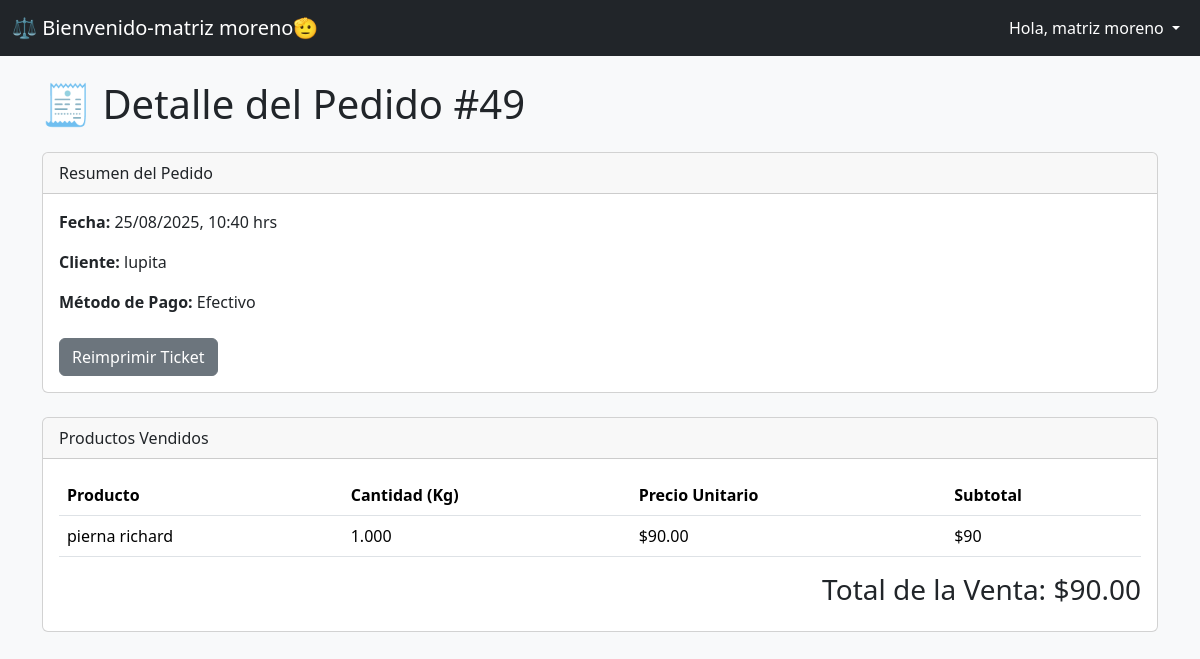
The app's page /reportes/pedido/49/ (signed in) with its own data.
### inventario/models.py (models this page shows, shortened)
class UserProfile(models.Model):
    user = models.OneToOneField(User, on_delete=models.CASCADE, related_name='profile')
    empresa = models.ForeignKey(Empresa, on_delete=models.CASCADE)

class Empresa(models.Model):
    nombre = models.CharField(max_length=100, unique=True)

class Pedido(models.Model):
    empresa = models.ForeignKey(Empresa, on_delete=models.CASCADE) # <-- NUEVO: El pedido pertenece a una empresa
    METODO_PAGO_CHOICES = [
        ('Efectivo', 'Efectivo'),
        ('Tarjeta', 'Tarjeta'),
    ]
    cliente = models.ForeignKey(Cliente, on_delete=models.SET_NULL, null=True, blank=True)
    fecha = models.DateTimeField(auto_now_add=True)
    total = models.DecimalField(max_digits=10, decimal_places=2)
    metodo_pago = models.CharField(max_length=10, choices=METODO_PAGO_CHOICES, default='Efectivo')

class Cliente(models.Model):
    empresa = models.ForeignKey(Empresa, on_delete=models.CASCADE) # <-- NUEVO: El cliente pertenece a una empresa
    nombre = models.CharField(max_length=100)
    telefono = models.CharField(max_length=20) # Ya no necesita ser 'unique' globalmente
    direccion = models.TextField(blank=True, null=True)

class PedidoItem(models.Model):
    pedido = models.ForeignKey(Pedido, related_name='items', on_delete=models.CASCADE)
    producto = models.ForeignKey(Producto, on_delete=models.PROTECT)
    cantidad = models.DecimalField(max_digits=10, decimal_places=3)
    precio_unitario = models.DecimalField(max_digits=10, decimal_places=2)

class Producto(models.Model):
    empresa = models.ForeignKey(Empresa, on_delete=models.CASCADE) # <-- NUEVO: El producto pertenece a una empresa
    nombre = models.CharField(max_length=100) # Ya no necesita ser 'unique' globalmente
    precio = models.DecimalField(max_digits=10, decimal_places=2)
    stock = models.DecimalField(max_digits=10, decimal_places=3)
    precio_mayoreo = models.DecimalField(max_digits=10, decimal_places=2, null=True, blank=True)
    mayoreo_desde_kg = models.DecimalField(max_digits=10, decimal_places=3, null=True, blank=True)

### inventario/views.py (the view)
# urls.py: path('reportes/pedido/<int:pedido_id>/', views.detalle_pedido, name='detalle-pedido'),
@login_required
def detalle_pedido(request, pedido_id):
    pedido = get_object_or_404(Pedido, id=pedido_id, empresa=request.user.profile.empresa)
    contexto = {'pedido': pedido}
    return render(request, 'inventario/detalle_pedido.html', contexto)

### inventario/templates/inventario/detalle_pedido.html (shortened to what this page needs)
{% extends "inventario/base.html" %}
{% block content %}
<h1 class="mb-4">🧾 Detalle del Pedido #{{ pedido.id }}</h1>
<div class="card mb-4">
    <div class="card-header">
        Resumen del Pedido
    </div>
    <div class="card-body">
        <p><strong>Fecha:</strong> {{ pedido.fecha|date:"d/m/Y, H:i" }} hrs</p>
        <p><strong>Cliente:</strong> {{ pedido.cliente.nombre|default:"Mostrador" }}</p>
        <p><strong>Método de Pago:</strong> {{ pedido.metodo_pago }}</p>
        <a href="{% url 'reimprimir-pedido' pedido.id %}" class="btn btn-secondary mt-2">Reimprimir Ticket</a>
    </div>
</div>
<div class="card">
    <div class="card-header">
        Productos Vendidos
    </div>
    <div class="card-body">
        <table class="table">
            <thead>
                <tr>
                    <th>Producto</th>
                    <th>Cantidad (Kg)</th>
                    <th>Precio Unitario</th>
                    <th>Subtotal</th>
                </tr>
            </thead>
            <tbody>
                {% for item in pedido.items.all %}
                <tr>
                    <td>{{ item.producto.nombre }}</td>
                    <td>{{ item.cantidad }}</td>
                    <td>${{ item.precio_unitario|floatformat:2 }}</td>
                    <td>${% widthratio item.cantidad 1 item.precio_unitario %}</td>
                </tr>
                {% endfor %}
            </tbody>
        </table>
        <h3 class="text-end mt-3">Total de la Venta: ${{ pedido.total|floatformat:2 }}</h3>
    </div>
</div>
{% endblock %}

### inventario/templates/inventario/base.html (shortened to what this page needs)
<!DOCTYPE html>
<html lang="es">
<head>
    <link href="https://cdn.jsdelivr.net/npm/bootstrap@5.3.3/dist/css/bootstrap.min.css" rel="stylesheet">
</head>
<body class="bg-light">
    {% if user.is_authenticated %}
    <nav class="navbar navbar-expand-lg navbar-dark bg-dark sticky-top">
        <div class="container-fluid">
            <a class="navbar-brand" href="{% url 'pagina-inicio' %}">⚖️ Bienvenido-{{ user.profile.empresa.nombre }}🫡</a>
            <div class="collapse navbar-collapse" id="navbarNavDropdown">
                <ul class="navbar-nav ms-auto mb-2 mb-lg-0">
                    <li class="nav-item dropdown">
                        <a class="nav-link dropdown-toggle text-white" href="#" id="navbarDropdownMenuLink" role="button" data-bs-toggle="dropdown" aria-expanded="false">
                            Hola,  {{ user.profile.empresa.nombre }}
                        </a>
                    </li>
                </ul>
            </div>
        </div>
    </nav>
    {% endif %}
    <main class="container mt-4 mb-5">
        {% block content %}
        {% endblock %}
    </main>
</body>
</html>

### records on screen
Pedido: id "49", fecha "25/08/2025, 10:40", cliente.nombre "lupita", metodo_pago "Efectivo", total "90.00"
PedidoItem: producto.nombre "pierna richard", cantidad "1.000", precio_unitario "90.00", cantidad+precio_unitario "90"

### other values on screen
{{ user.profile.empresa.nombre }} "matriz moreno"
